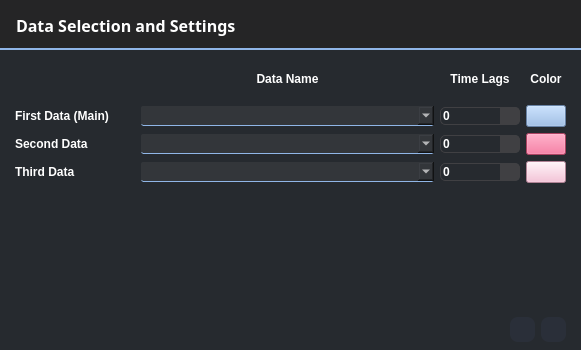
<?xml version="1.0" encoding="UTF-8"?>
<ui version="4.0">
 <class>OneChartSettingsPanel</class>
 <widget class="QWidget" name="OneChartSettingsPanel">
  <property name="geometry">
   <rect>
    <x>0</x>
    <y>0</y>
    <width>581</width>
    <height>350</height>
   </rect>
  </property>
  <property name="windowTitle">
   <string>Settings</string>
  </property>
  <property name="styleSheet">
   <string notr="true">* {
background : #262a2f;
}

/* SpinBox基本样式 */
        QSpinBox {
            padding: 0px;
            border: 1px solid #404043;
            border-radius: 5px;
            font-size: 12px;
        }

        QSpinBox:hover {
            border: 1px solid #606063;
        }
        
        QSpinBox:focus {
            border: 1px solid #404043;
        }
        
        
        
        QSpinBox::up-button {
            subcontrol-origin: border;
            subcontrol-position: top right;
            width: 20px;
            border-top-right-radius: 5px;
            background: #404043;
        }
        
        QSpinBox::up-button:hover {
            background: #606063;
        }
        
        QSpinBox::up-button:pressed {
            background: #404043;
        }
      
        
        QSpinBox::down-button {
            subcontrol-origin: border;
            subcontrol-position: bottom right;
            width: 20px;
            border-bottom-right-radius: 5px;
            background: #404043;
        }
        
        QSpinBox::down-button:hover {
            background: #606063;
        }
        
        QSpinBox::down-button:pressed {
            background: #404043;
        }
        </string>
  </property>
  <layout class="QVBoxLayout" name="verticalLayout">
   <property name="spacing">
    <number>0</number>
   </property>
   <property name="leftMargin">
    <number>0</number>
   </property>
   <property name="topMargin">
    <number>0</number>
   </property>
   <property name="rightMargin">
    <number>0</number>
   </property>
   <property name="bottomMargin">
    <number>0</number>
   </property>
   <item>
    <widget class="QWidget" name="top_name_bar" native="true">
     <property name="maximumSize">
      <size>
       <width>16777215</width>
       <height>50</height>
      </size>
     </property>
     <property name="styleSheet">
      <string notr="true">* {
	background : #252526;
	font-family : &quot;Comfortaa&quot;;
	color : white;
	border-bottom : 2px solid #90b6e7;
	font-weight : Bold;
}</string>
     </property>
     <layout class="QVBoxLayout" name="verticalLayout_2">
      <item>
       <widget class="QLabel" name="label">
        <property name="font">
         <font>
          <family>Comfortaa</family>
          <pointsize>12</pointsize>
          <bold>true</bold>
         </font>
        </property>
        <property name="styleSheet">
         <string notr="true">border-bottom : 0 solid transparent;
padding-left : 3px;</string>
        </property>
        <property name="text">
         <string>Data Selection and Settings</string>
        </property>
       </widget>
      </item>
     </layout>
    </widget>
   </item>
   <item>
    <widget class="QWidget" name="settings_panel" native="true">
     <property name="maximumSize">
      <size>
       <width>16777215</width>
       <height>16777215</height>
      </size>
     </property>
     <property name="styleSheet">
      <string notr="true">* {
color : white;
font-family : &quot;Comfortaa&quot;;
font-weight : Bold;
}

QComboBox {
        background-color: #33363a;
        border-radius : 2px;
	    max-height : 9px;
        border-bottom: 1px solid #90b6e7;
        padding: 5px;
    }
QComboBox:focus {
		background-color: #454555;
        border-bottom: 1px solid #ffffff;
    }

</string>
     </property>
     <layout class="QGridLayout" name="gridLayout">
      <property name="leftMargin">
       <number>15</number>
      </property>
      <property name="rightMargin">
       <number>15</number>
      </property>
      <item row="2" column="3">
       <widget class="QPushButton" name="second_color_btn">
        <property name="cursor">
         <cursorShape>PointingHandCursor</cursorShape>
        </property>
        <property name="styleSheet">
         <string notr="true">background : #EE5C88</string>
        </property>
        <property name="text">
         <string/>
        </property>
       </widget>
      </item>
      <item row="1" column="1">
       <widget class="QComboBox" name="first_data_selection_box">
        <property name="editable">
         <bool>true</bool>
        </property>
        <property name="minimumContentsLength">
         <number>0</number>
        </property>
       </widget>
      </item>
      <item row="1" column="0">
       <widget class="QLabel" name="first_data_title">
        <property name="maximumSize">
         <size>
          <width>120</width>
          <height>16777215</height>
         </size>
        </property>
        <property name="text">
         <string>First Data (Main)</string>
        </property>
       </widget>
      </item>
      <item row="3" column="1">
       <widget class="QComboBox" name="third_data_selection_box">
        <property name="editable">
         <bool>true</bool>
        </property>
       </widget>
      </item>
      <item row="2" column="2">
       <widget class="QSpinBox" name="second_time_lag">
        <property name="maximum">
         <number>10000</number>
        </property>
       </widget>
      </item>
      <item row="3" column="0">
       <widget class="QLabel" name="third_data_title">
        <property name="text">
         <string>Third Data</string>
        </property>
       </widget>
      </item>
      <item row="0" column="1">
       <widget class="QLabel" name="data_name_title">
        <property name="maximumSize">
         <size>
          <width>16777215</width>
          <height>40</height>
         </size>
        </property>
        <property name="text">
         <string>Data Name</string>
        </property>
        <property name="alignment">
         <set>Qt::AlignmentFlag::AlignCenter</set>
        </property>
       </widget>
      </item>
      <item row="1" column="3">
       <widget class="QPushButton" name="first_color_btn">
        <property name="cursor">
         <cursorShape>PointingHandCursor</cursorShape>
        </property>
        <property name="styleSheet">
         <string notr="true">background : #90b6e7</string>
        </property>
        <property name="text">
         <string/>
        </property>
       </widget>
      </item>
      <item row="0" column="2">
       <widget class="QLabel" name="time_lag_title">
        <property name="maximumSize">
         <size>
          <width>80</width>
          <height>16777215</height>
         </size>
        </property>
        <property name="text">
         <string>Time Lags</string>
        </property>
        <property name="alignment">
         <set>Qt::AlignmentFlag::AlignCenter</set>
        </property>
       </widget>
      </item>
      <item row="0" column="3">
       <widget class="QLabel" name="line_color_title">
        <property name="maximumSize">
         <size>
          <width>40</width>
          <height>16777215</height>
         </size>
        </property>
        <property name="text">
         <string>Color</string>
        </property>
        <property name="alignment">
         <set>Qt::AlignmentFlag::AlignCenter</set>
        </property>
       </widget>
      </item>
      <item row="1" column="2">
       <widget class="QSpinBox" name="first_time_lag">
        <property name="maximum">
         <number>10000</number>
        </property>
       </widget>
      </item>
      <item row="3" column="3">
       <widget class="QPushButton" name="third_color_btn">
        <property name="cursor">
         <cursorShape>PointingHandCursor</cursorShape>
        </property>
        <property name="styleSheet">
         <string notr="true">background : #F6B7D0</string>
        </property>
        <property name="text">
         <string/>
        </property>
       </widget>
      </item>
      <item row="2" column="1">
       <widget class="QComboBox" name="second_data_selection_box">
        <property name="editable">
         <bool>true</bool>
        </property>
       </widget>
      </item>
      <item row="2" column="0">
       <widget class="QLabel" name="second_data_title">
        <property name="text">
         <string>Second Data</string>
        </property>
       </widget>
      </item>
      <item row="3" column="2">
       <widget class="QSpinBox" name="third_time_lag">
        <property name="maximum">
         <number>10000</number>
        </property>
       </widget>
      </item>
      <item row="4" column="1">
       <widget class="QWidget" name="widget" native="true"/>
      </item>
     </layout>
    </widget>
   </item>
   <item>
    <widget class="QWidget" name="ctrl_btn_container" native="true">
     <property name="maximumSize">
      <size>
       <width>16777215</width>
       <height>40</height>
      </size>
     </property>
     <property name="styleSheet">
      <string notr="true">QPushButton {
    background-position: center;
    background-repeat: no-repeat;
	background : #2a2f39;
	border-radius : 8px;
}

QPushButton:hover{
	background : #252526;
	margin :0;
}
QPushButton:pressed{
	background-color : #2a2f39;
	margin :0;
}


/*图片样式*/
QPushButton#finish_btn {
    icon: url(:/png/sub_resource/accept.png);
    icon-size: 20px 20px;
}
QPushButton#cancel_btn {
    icon: url(:/png/sub_resource/cancel.png);
    icon-size: 20px 20px;
}

</string>
     </property>
     <layout class="QHBoxLayout" name="horizontalLayout">
      <property name="leftMargin">
       <number>0</number>
      </property>
      <property name="topMargin">
       <number>0</number>
      </property>
      <property name="rightMargin">
       <number>15</number>
      </property>
      <property name="bottomMargin">
       <number>0</number>
      </property>
      <item>
       <spacer name="horizontalSpacer">
        <property name="orientation">
         <enum>Qt::Orientation::Horizontal</enum>
        </property>
        <property name="sizeHint" stdset="0">
         <size>
          <width>501</width>
          <height>20</height>
         </size>
        </property>
       </spacer>
      </item>
      <item>
       <widget class="QPushButton" name="cancel_btn">
        <property name="minimumSize">
         <size>
          <width>25</width>
          <height>25</height>
         </size>
        </property>
        <property name="maximumSize">
         <size>
          <width>25</width>
          <height>25</height>
         </size>
        </property>
        <property name="text">
         <string/>
        </property>
       </widget>
      </item>
      <item>
       <widget class="QPushButton" name="finish_btn">
        <property name="minimumSize">
         <size>
          <width>25</width>
          <height>25</height>
         </size>
        </property>
        <property name="maximumSize">
         <size>
          <width>25</width>
          <height>25</height>
         </size>
        </property>
        <property name="text">
         <string/>
        </property>
       </widget>
      </item>
     </layout>
    </widget>
   </item>
  </layout>
 </widget>
 <resources>
  <include location="sub_resources_rc.qrc"/>
 </resources>
 <connections/>
</ui>
